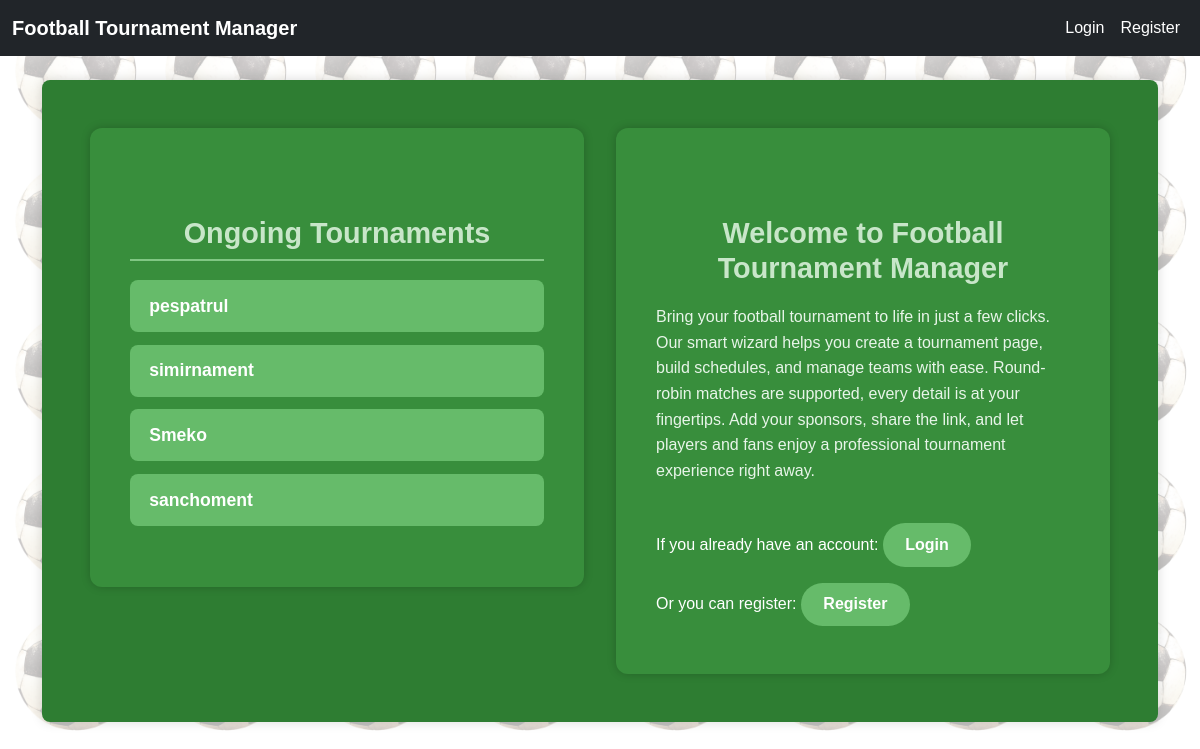
Before: / with the older database file.
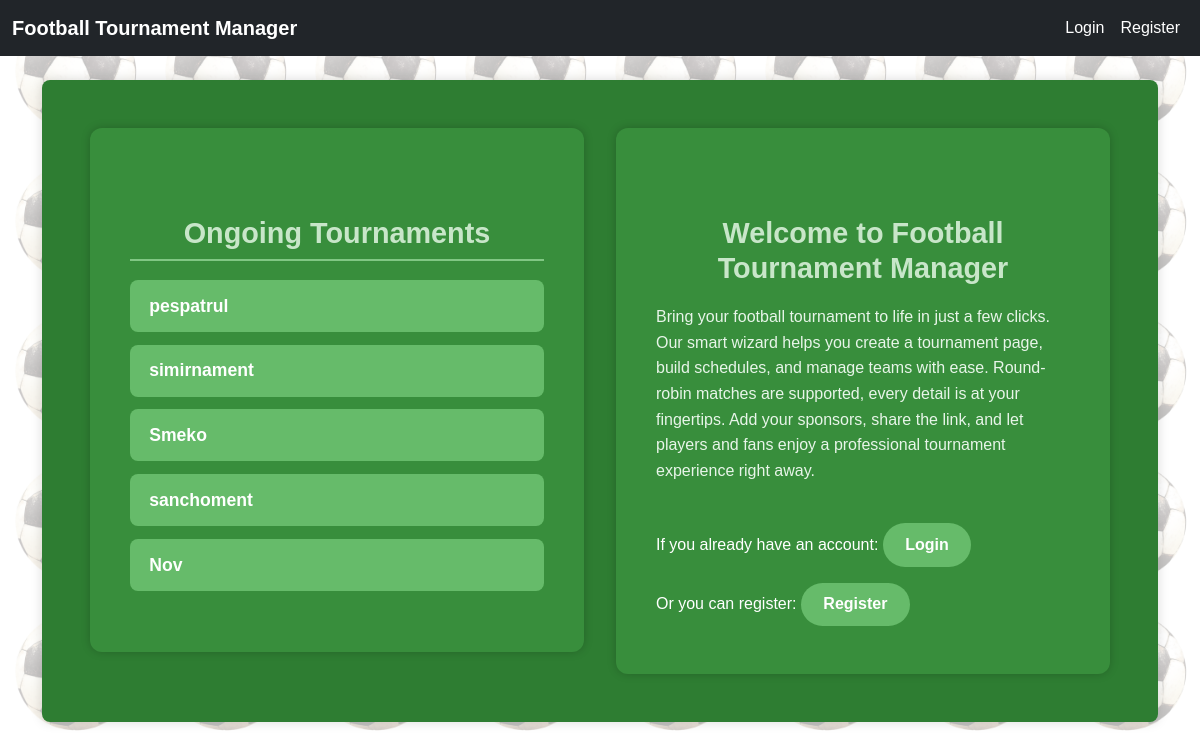
After: the same page with the newer database file.
### tournamentapp/models.py (models this page shows, shortened)
class Tournament(models.Model):
    name = models.CharField(max_length=100)
    owner = models.ForeignKey(
        settings.AUTH_USER_MODEL,
        on_delete=models.CASCADE,
        related_name='tournaments'
    )
    slug = models.SlugField(
        max_length=255,
        unique=True,
        blank=True
    )
    is_finished = models.BooleanField(
        default=False,
    )

### tournamentapp/views.py (the view)
# urls.py: path('', LandingPageView.as_view(), name='landing-page'),
class LandingPageView(TemplateView):
    template_name = 'tournament/landing_page.html'
    def get_context_data(self, **kwargs):
        context = super().get_context_data(**kwargs)
        context['tournaments'] = Tournament.objects.filter(is_finished=False)
        return context

### tournamentapp/context_processors.py (called while the page is built)
def current_tournament(request):
    tournament = Tournament.objects.first()
    return {'tournament': tournament}

### tournamentapp/templates/tournament/landing_page.html
{% extends 'base.html' %}
{% block content %}
<div class="landing-page-container">
  <div class="landing-page">
    <h2 class="landing-page__tournaments">Ongoing Tournaments</h2>
    <ul class="landing-page__list">
      {% for tournament in tournaments %}
        <li class="landing-page__list-item">
          <a class="landing-page__link" href="{% url 'public-tournament-leaderboard' tournament.slug %}">
            {{ tournament.name }}
          </a>
        </li>
      {% empty %}
        <li class="landing-page__list-item">No active tournaments right now.</li>
      {% endfor %}
    </ul>
  </div>
  <div class="general">
    <h2>Welcome to Football Tournament Manager</h2>
    <p>
      Bring your football tournament to life in just a few clicks. Our smart wizard
      helps you create a tournament page, build schedules, and manage teams with ease.
      Round-robin matches are supported, every detail is at your
      fingertips. Add your sponsors, share the link, and let players and fans enjoy a
      professional tournament experience right away.
    </p>
    {% if user.is_authenticated %}
      <a class="landing-page__button" href="{% url 'tournament-create' %}">Create a new tournament</a>
    {% else %}
    <span>
      If you already have an account:
      <a class="landing-page__button" href="{% url 'login' %}">Login</a>
    </span>
    <br>
    <span>Or you can register:
      <a class="landing-page__button" href="{% url 'register' %}">Register</a>
    </span>
    {% endif %}
  </div>
</div>
{% endblock %}

### tournamentapp/templates/base.html (shortened to what this page needs)
{% load static %}
<!DOCTYPE html>
<html lang="en">
<head>
    <link href="https://cdn.jsdelivr.net/npm/bootstrap@5.3.0/dist/css/bootstrap.min.css" rel="stylesheet" />
    <link rel="stylesheet" type="text/css" href="{% static 'css/styles.css' %}">
</head>
<body>
    <nav class="navbar navbar-expand-lg navbar-dark bg-dark fixed-top">
        <div class="container-fluid">
            {% if not user.is_authenticated %}
                <a class="navbar-brand" href="{% url 'landing-page' %}">Football Tournament Manager</a>
            {% endif %}
            <div class="collapse navbar-collapse" id="navbarNav">
                <ul class="navbar-nav ms-auto">
                    {% if user.is_authenticated %}
                        <li class="nav-item logout-form">
                            <form method="post" action="{% url 'logout' %}">
                                {% csrf_token %}
                                <button type="submit" class="logout-button">Logout</button>
                            </form>
                        </li>
                    {% else %}
                        <li class="nav-item">
                            <a class="nav-link" href="{% url 'login' %}">Login</a>
                        </li>
                        <li class="nav-item">
                            <a class="nav-link" href="{% url 'register' %}">Register</a>
                        </li>
                    {% endif %}
                </ul>
            </div>
        </div>
    </nav>
    <div class="container" style="margin-top: 80px;">
        {% block content %}
        {% endblock %}
    </div>
</body>
</html>

### tournamentapp/static/css/base.css (style rules this page uses)
body::before { content: ""; position: fixed; top: 0; left: 0; width: 100%; height: 100%; background: url("/static/imgs/footnail.png"); background-size: 150px; mix-blend-mode: multiply; opacity: 0.25; z-index: -1; }

### tournamentapp/static/css/navbar.css (style rules this page uses)
.navbar { font-family: Arial, sans-serif; }
.navbar-brand { font-weight: bold; color: #ffffff !important; font-size: 1.25rem; transition: color 0.2s ease; }
.navbar-nav .nav-link { color: #ffffff; font-weight: 500; transition: color 0.2s ease; }

### tournamentapp/static/css/landing_page.css (style rules this page uses)
.landing-page-container { display: flex; gap: 2rem; align-items: flex-start; justify-content: center; padding: 3rem; margin: 3rem auto; max-width: 1200px; box-sizing: border-box; background: #2e7d32; border-radius: 8px; box-shadow: 0 0 12px rgba(0,0,0,0.15); color: #fff; font-family: Arial, sans-serif; }
.general, .landing-page { flex: 1; min-width: 300px; padding: 3rem 2.5rem; border-radius: 12px; background: #388e3c; box-shadow: 0 0 10px rgba(0,0,0,0.2); transition: transform 0.2s ease, box-shadow 0.2s ease; }
.general h2, .landing-page__tournaments { margin-bottom: 1.2rem; font-size: 1.8rem; font-weight: 700; color: #c8e6c9; }
.landing-page__tournaments { text-align: center; padding-bottom: 0.5rem; border-bottom: 2px solid #81c784; }
.landing-page__list { margin: 0; padding: 0; list-style: none; }
.landing-page__list-item { margin-bottom: 0.8rem; font-size: 1.1rem; border-radius: 8px; background: #66bb6a; color: #fff; overflow: hidden; transition: background 0.3s ease, transform 0.2s ease; }
.landing-page__link { display: block; width: 100%; height: 100%; padding: 0.8rem 1.2rem; font-weight: 600; color: inherit; text-decoration: none; transition: background 0.3s ease, transform 0.2s ease; }
.general p { margin-bottom: 1.5rem; line-height: 1.6; color: #e8f5e9; }
.landing-page__button { display: inline-block; margin: 1rem 1rem 0 0; padding: 0.6rem 1.4rem; font-weight: bold; color: #fff; background: #66bb6a; border-radius: 999px; text-decoration: none; transition: background 0.3s ease, transform 0.2s ease; }

### tournamentapp/static/css/tournament_form.css (style rules this page uses)
h2 { text-align: center; font-size: 1.8rem; margin-top: 40px; margin-bottom: 20px; color: #388e3c; font-weight: bold; }

Changed rows visible on the page:
added Tournament: name "Nov"
